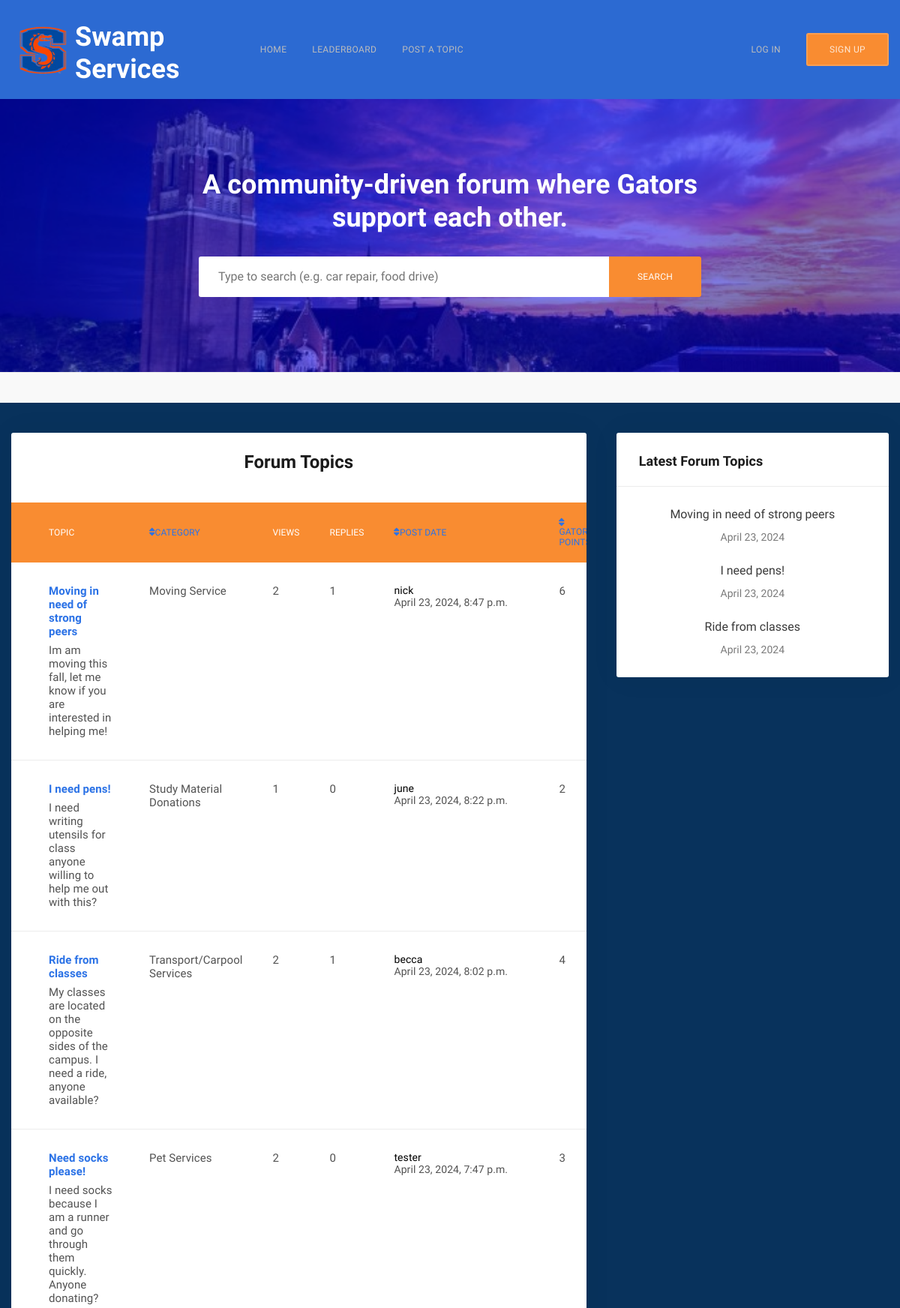
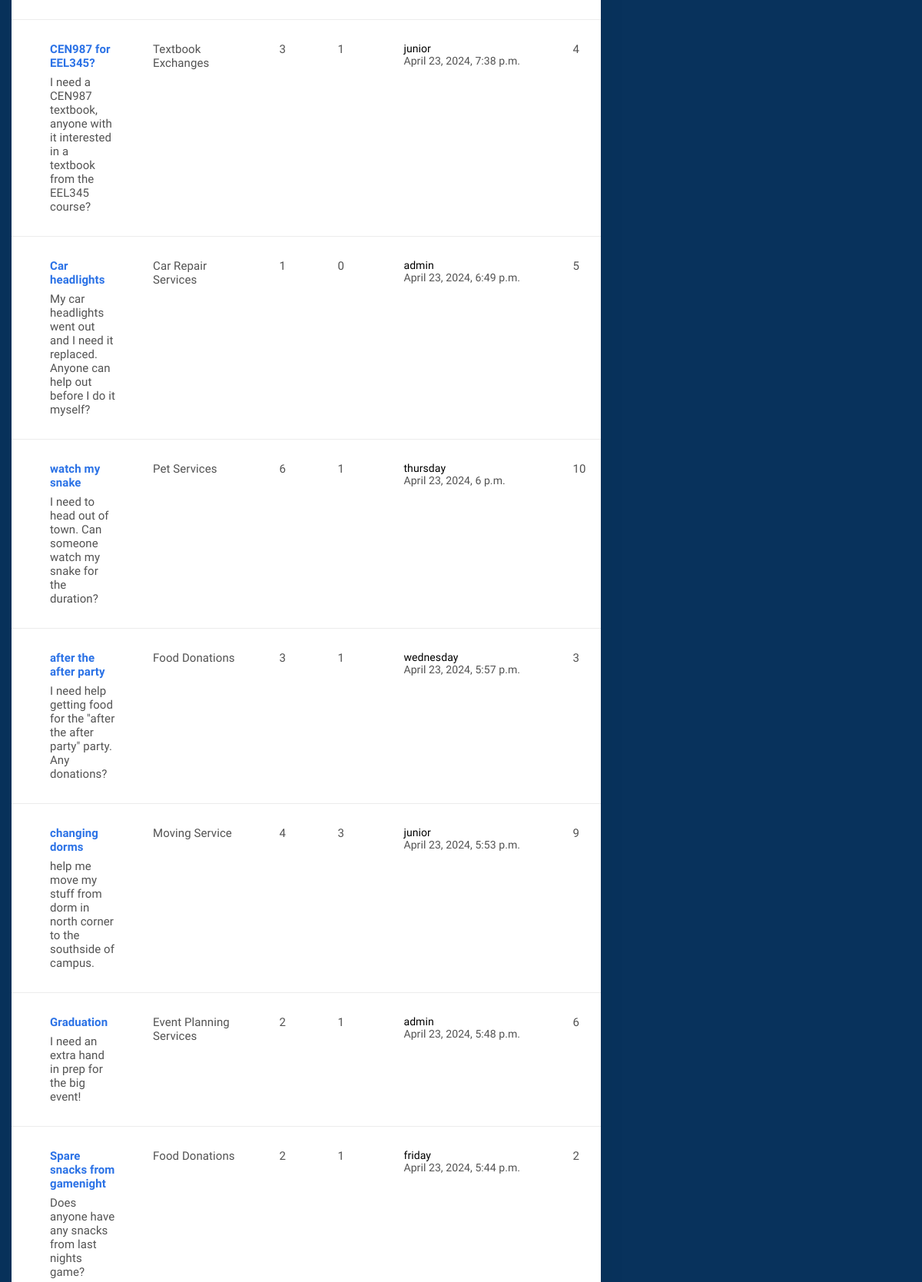
The page / (upper part) on the database its author committed (2 pictures, top to bottom).
### forum/models.py (models this page shows, shortened)
class UserPost(models.Model):
    author = models.ForeignKey(Author, on_delete=models.CASCADE, null=True)
    category = models.CharField(max_length=25, null=True)
    title = models.CharField(max_length=30, null=True)
    description = models.TextField(max_length=500, null=True)
    date_created = models.DateTimeField(auto_now_add=True, null=True)
    gatorpnts = models.IntegerField(null=True)
    is_open = models.BooleanField(default=True)
    @property
    def answer_count(self):
        return Answer.objects.filter(user_post=self).count()
    @property
    def topic_view_count(self):
        return TopicView.objects.filter(user_post=self).count()

class Author(models.Model):
    user = models.OneToOneField(User, on_delete = models.CASCADE)
    profile_pic = models.ImageField(default="gator-mascot-head-vector.png", null=True, blank=True)
    is_moderator = models.BooleanField(default=False)
    bio = models.TextField(max_length=150, blank=True)  # bio field

### forum/views.py (the view)
# urls.py: 2. Add a URL to urlpatterns:  path('', views.home, name='home')
def home(request):
    sort_by = request.GET.get('sort', 'postdate')  # Default sort by date created
    ordering_options = {
        'category': 'category',
        'views': '-topicview_count',
        'replies': '-answer_count',
        'postdate': '-date_created',
        'gatorpoints': '-gatorpnts',
    }
    if sort_by not in ordering_options:
        sort_by = 'date_created'
    user_posts = UserPost.objects.all().order_by(ordering_options[sort_by])
    latest_blogs = BlogPost.objects.order_by('-timestamp')[0:3]
    latest_topics = UserPost.objects.order_by('-date_created')[0:3]
    context = {
        'user_posts':user_posts,
        'latest_blogs':latest_blogs,
        'latest_topics':latest_topics,
        'sort_by': sort_by,
        'ordering_options': ordering_options,
    }
    return render(request, 'forum-main.html', context)

### templates/forum-main.html (shortened to what this page needs)
{% extends "base.html" %}
{% load static %}
{% block content %}
<div class="dx-main">
    <header class="dx-header dx-box-1">
        <div class="container">
            <div class="bg-image bg-image-parallax">
                <img src="{% static 'images/uf banner header.jfif' %}" class="jarallax-img" alt="">
                <div style="background-color: rgba(0,0,255,0.5);"></div>
            </div>
            <div class="row justify-content-center">
                <div class="col-xl-7">
                    <h1 class="h2 mb-30 text-white text-center">A community-driven forum where Gators support each other.</h1>
                    <form action="{% url 'search-result' %}" class="dx-form dx-form-group-inputs">
                        <input type="text" name="q" value="" class="form-control" placeholder="Type to search (e.g. car repair, food drive)">
                        <button  type="submit" class="dx-btn dx-btn-lg">Search</button>
                    </form>
                </div>
            </div>
        </div>
    </header>
    <div class="dx-box-5 pb-100 bg-grey-6">
        <div class="container">
            <div class="row vertical-gap md-gap">
                <div class="col-lg-8">
                    <div class="dx-box dx-box-decorated">
                        <div class="dx-blog-post">
                            <div class="dx-blog-post-box pt-30 pb-30">
                                <h2 class="h4 mnt-5 mb-9" style="text-align: center;">Forum Topics</h2>
                            </div>
                            <div class="table-responsive">
                                <table class="dx-table dx-table-default">
                                    <thead>
                                        <tr>
                                            <th scope="col">Topic</th>
                                            <th scope="col"><a href="?sort=category"><i class="fa-solid fa-sort"></i>Category</a></th>
                                            <th scope="col">Views</th>
                                            <th scope="col">Replies</th>
                                            <th scope="col"><a href="?sort=postdate"><i class="fa-solid fa-sort"></i>Post Date</a></th>
                                            <th scope="col"><a href="?sort=gatorpoints"><i class="fa-solid fa-sort"></i>Gator Points</a></th>
                                        </tr>
                                    </thead>
                                    <tbody>
                                        {% for post in user_posts %}
                                        <tr>
                                            <th scope="row">
                                                <a href="{% url 'topic-detail' post.id %}" class="dx-table-default-title">{{ post.title }}</a>
                                                <p class="mb-0">{{ post.description }}</p>
                                            </th>
                                            <td>{{ post.category }} </td>
                                            <td>{{ post.topic_view_count }}</td>
                                            <td>{{ post.answer_count }}</td>
                                            <td class="dx-table-lastPost">
                                                <div class="dx-table-default-info">
                                                    <p class="mb-0">
                                                        <span style="color:black;">{{ post.author.user }}</span>
                                                        <br><span class="dib">{{ post.date_created }}</span>
                                                    </p>
                                                </div>
                                            </td>
                                            <td>{{post.gatorpnts}}</td>
                                        </tr>
                                        {% endfor %}
                                    </tbody>
                                </table>
                            </div>
                        </div>
                    </div>
                </div>
                <div class="col-lg-4">
                    <div class="dx-sticky dx-sidebar" data-sticky-offsetTop="120" data-sticky-offsetBot="40">
                        <div class="dx-widget dx-box dx-box-decorated">
                            <div class="dx-widget-title">
                                Latest Forum Topics
                            </div>
                            {% for topics in latest_topics %}
                            <a href="{% url 'topic-detail' topics.id %}" class="dx-widget-link">
                                <span class="dx-widget-link-text">{{ topics.title }}</span>
                                <span class="dx-widget-link-date">{{ topics.date_created|date }}</span>
                            </a>
                            {% endfor %}
                        </div>
                    </div>
                </div>
            </div>
        </div>
    </div>
</div>
{% endblock content %}

### static/css/custom.css (style rules this page uses)
body { overflow-x: hidden !important; }
.dx-blog-post .dx-blog-post-box { padding-left: 50px; padding-right: 50px; }
div { overflow-wrap: break-word; word-wrap: break-word; }
p { overflow-wrap: break-word; word-wrap: break-word; }
th { overflow-wrap: break-word; }
tr { overflow-wrap: break-word; }
td { word-wrap: break-word; }
span { overflow-wrap: break-word ; text-align: center; }
h1 { overflow-wrap: break-word; }
tr { background-color: #F98C31; }
.dx-box-1 { background-color: #2C6AD2; }
.dx-btn { background-color: #F98C31; }
.dx-box-5 { background-color: #DBDCDD; }
.vertical-gap { background-color: #2C6AD2; }
.md-gap { background-color: #08325C; }

### rows shown on the page
UserPost: title "Moving in need of strong peers", description "Im am moving this fall, let me know if you are interested in helping me!", category "Moving Service", topic_view_count "2", answer_count "1", author.user "nick", date_created "April 23, 2024, 8:47 p.m.", gatorpnts "6", date_created "April 23, 2024"
UserPost: title "I need pens!", description "I need writing utensils for class anyone willing to help me out with this?", category "Study Material Donations", topic_view_count "1", answer_count "0", author.user "june", date_created "April 23, 2024, 8:22 p.m.", gatorpnts "2", date_created "April 23, 2024"
UserPost: title "Ride from classes", description "My classes are located on the opposite sides of the campus. I need a ride, anyone available?", category "Transport/Carpool Services", topic_view_count "2", answer_count "1", author.user "becca", date_created "April 23, 2024, 8:02 p.m.", gatorpnts "4", date_created "April 23, 2024"
UserPost: title "Need socks please!", description "I need socks because I am a runner and go through them quickly. Anyone donating?", category "Pet Services", topic_view_count "2", answer_count "0", author.user "tester", date_created "April 23, 2024, 7:47 p.m.", gatorpnts "3"
UserPost: title "CEN987 for EEL345?", description "I need a CEN987 textbook, anyone with it interested in a textbook from the EEL345 course?", category "Textbook Exchanges", topic_view_count "3", answer_count "1", author.user "junior", date_created "April 23, 2024, 7:38 p.m.", gatorpnts "4"
UserPost: title "Car headlights", description "My car headlights went out and I need it replaced. Anyone can help out before I do it myself?", category "Car Repair Services", topic_view_count "1", answer_count "0", author.user "admin", date_created "April 23, 2024, 6:49 p.m.", gatorpnts "5"
UserPost: title "watch my snake", description "I need to head out of town. Can someone watch my snake for the duration?", category "Pet Services", topic_view_count "6", answer_count "1", author.user "thursday", date_created "April 23, 2024, 6 p.m.", gatorpnts "10"
UserPost: title "after the after party", description "I need help getting food for the \"after the after party\" party. Any donations?", category "Food Donations", topic_view_count "3", answer_count "1", author.user "wednesday", date_created "April 23, 2024, 5:57 p.m.", gatorpnts "3"
UserPost: title "changing dorms", description "help me move my stuff from dorm in north corner to the southside of campus.", category "Moving Service", topic_view_count "4", answer_count "3", author.user "junior", date_created "April 23, 2024, 5:53 p.m.", gatorpnts "9"
UserPost: title "Graduation", description "I need an extra hand in prep for the big event!", category "Event Planning Services", topic_view_count "2", answer_count "1", author.user "admin", date_created "April 23, 2024, 5:48 p.m.", gatorpnts "6"
UserPost: title "Spare snacks from gamenight", description "Does anyone have any snacks from last nights game?", category "Food Donations", topic_view_count "2", answer_count "1", author.user "friday", date_created "April 23, 2024, 5:44 p.m.", gatorpnts "2"
